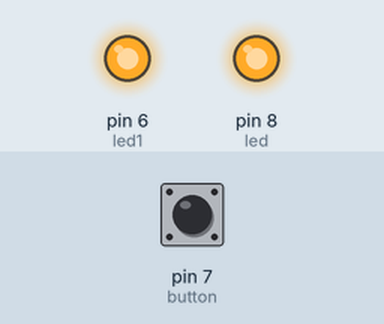
This sketch was run on a simulated Arduino Uno, built with avr-gcc and run on an emulated ATmega328P. Shown: output pins drawn as LEDs (lit = HIGH). The inputs (shaded band) are chosen by the test bench; at power-on: pin 7 (button) LOW.

Above: at 1.8 s.
1.9 s: pin 7 (button) pulled HIGH for 0.6 s
At 2.4 s:
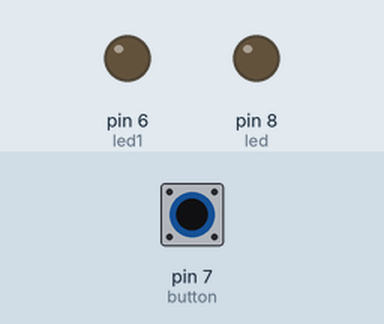
4.0 s: pin 7 (button) pulled HIGH for 3.2 s
At 8.6 s:
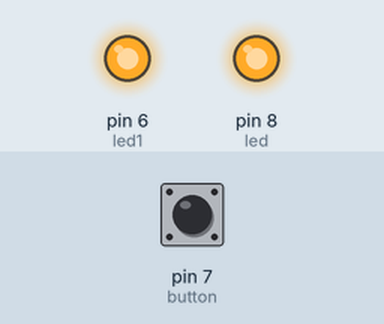
Timing chart, 0 to 10.1 s (numbered marks = the images above; inputs shaded):
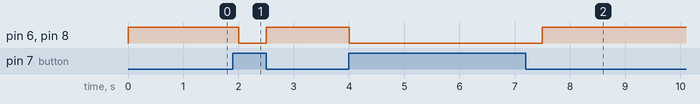

The sketch:

w_2.2_LED_off_when_we_hold_the_button_and_on_when_we_release.ino
```cpp
int button = 7;
int buttonstatus = 0;
int led1 = 6;
int led = 8;


void setup(){
  pinMode(button,INPUT);
  pinMode(led1,OUTPUT);
  pinMode(led,OUTPUT);
}


void loop(){
  digitalWrite(led1, HIGH);               //if change both of this to LOW, the LED's will OFF when button is released, and ON when button is pressed
  digitalWrite(led, HIGH);                //both LEDs are off initially

  buttonstatus = digitalRead(button);     //reads the status of the button

  if(buttonstatus == HIGH){               //if they read that the button status is "HIGH", meaning that it's pressed,
  digitalWrite(led1, LOW);                //OFF both LEDs
  digitalWrite(led, LOW);
  }
  delay(500);                             //can turn the LED's ON & OFF faster when delay is lower
}

   //led off when we hold the button, and on when we release the button
   //coding same as Flow 1.2
```

Measured:
- after the input at 1.9 s, pin 6 (led1), pin 8 (led): HIGH → LOW after 0.10 s, → HIGH 0.50 s later
- after the input at 4.0 s, pin 6 (led1), pin 8 (led): HIGH → LOW at once, → HIGH 3.5 s later
